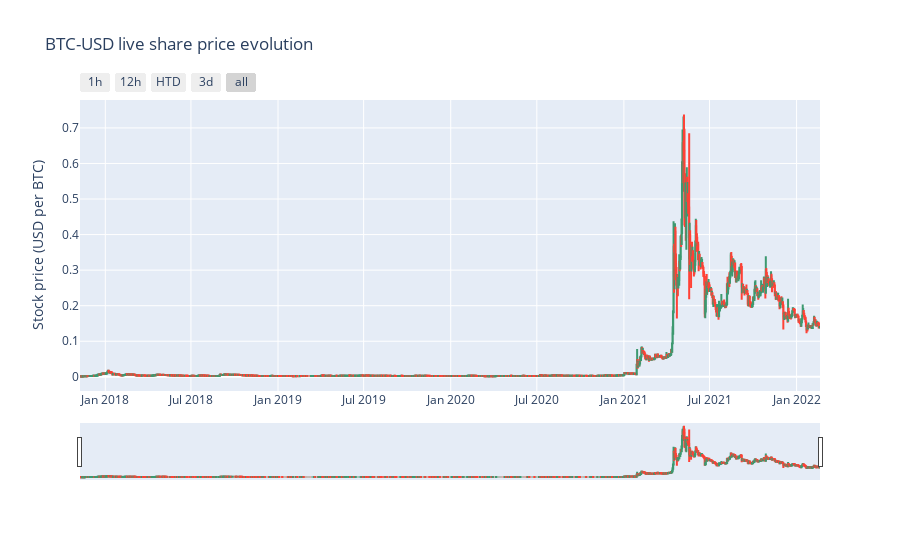

Write notebook code for a chart like this one.
### Code cell
fig = go.Figure()

fig.add_trace(go.Candlestick(x=data.index,
                             open=data['Open'],
                             high=data['High'],
                             low=data['Low'],
                             close=data['Close'], name='market data'))
fig.update_layout(
    title='BTC-USD live share price evolution',
    yaxis_title='Stock price (USD per BTC)'
)
fig.update_xaxes(
    rangeslider_visible=True,
    rangeselector=dict(
        buttons=list([
                      dict(count=1, label='1h', step='hour', stepmode='backward'),
                      dict(count=12, label='12h', step='hour', stepmode='backward'),
                      dict(count=24, label='HTD', step='hour', stepmode='todate'),
                      dict(count=3, label='3d', step='day', stepmode='backward'),
                      dict(step='all')
        ])
    )
)
fig.show()

### Figure 1 — Plotly figure (JSON) as saved in the notebook; plotly's stock layout.template omitted (floating-point values rounded to 4 significant figures; data arrays with more than 128 entries replaced by an {"elided": "..."} marker saying what was removed)
{"data": [{"close": {"elided": "1563 float values"}, "high": {"elided": "1563 float values"}, "low": {"elided": "1563 float values"}, "name": "market data", "open": {"elided": "1563 float values"}, "type": "candlestick", "x": {"elided": "1563 str values"}}], "layout": {"title": {"text": "BTC-USD live share price evolution"}, "xaxis": {"rangeselector": {"buttons": [{"count": 1, "label": "1h", "step": "hour", "stepmode": "backward"}, {"count": 12, "label": "12h", "step": "hour", "stepmode": "backward"}, {"count": 24, "label": "HTD", "step": "hour", "stepmode": "todate"}, {"count": 3, "label": "3d", "step": "day", "stepmode": "backward"}, {"step": "all"}]}, "rangeslider": {"visible": true}}, "yaxis": {"title": {"text": "Stock price (USD per BTC)"}}}}
